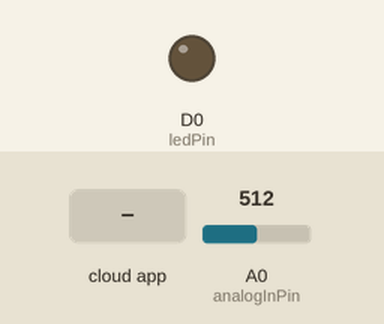
A sketch run on a simulated ESP8266 (NodeMCU). On the bench: output pins drawn as LEDs (lit = HIGH). The test bench sets the inputs (shaded band); at power-on: A0 (analogInPin) = 512. WiFi joins after 1.5 s; servers stay silent unless stated; not simulated (calls return 0 or success): arduino_secrets.h.

Above: at 2.7 s.
2.8 s: the phone or cloud app sets led to 1
At 4.4 s:
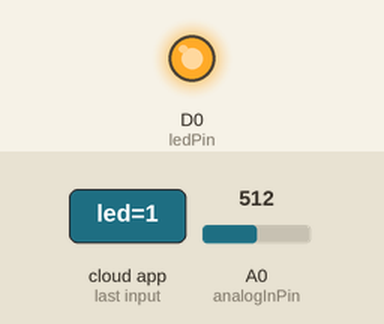
5.0 s: the phone or cloud app sets led to 0
At 6.0 s:
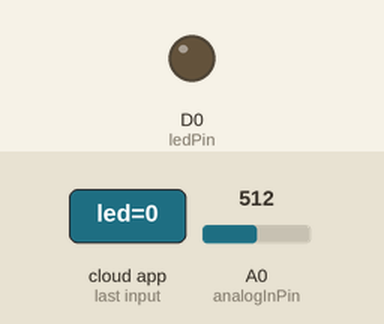
Timing chart, 0 to 8.0 s (numbered marks = the images above; inputs shaded):
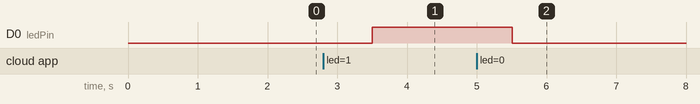

The sketch:

most_basic_thing_.ino
```cpp
#include "arduino_secrets.h"
/*
  Sketch generated by the Arduino IoT Cloud Thing "Untitled"
  https://create.arduino.cc/cloud/things/b23202f2-a091-46dd-b8bf-d9f4e9860fbf

  Arduino IoT Cloud Variables description

  The following variables are automatically generated and updated when changes are made to the Thing

  int potentiometer;
  bool led;

  Variables which are marked as READ/WRITE in the Cloud Thing will also have functions
  which are called when their values are changed from the Dashboard.
  These functions are generated with the Thing and added at the end of this sketch.
*/

#include "thingProperties.h"

const int analogInPin = A0;  // ESP8266 Analog Pin ADC0 = A0
const int ledPin =  D0;       // the number of the LED pin. GPIO16


void setup() {
  // Initialize serial and wait for port to open:
  Serial.begin(9600);
  // This delay gives the chance to wait for a Serial Monitor without blocking if none is found
  delay(1500);

  // Defined in thingProperties.h
  initProperties();

  potentiometer = 0;
  led = false;

  pinMode(ledPin, OUTPUT);
  digitalWrite(ledPin, LOW);

  // Connect to Arduino IoT Cloud
  ArduinoCloud.begin(ArduinoIoTPreferredConnection);

  /*
     The following function allows you to obtain more information
     related to the state of network and IoT Cloud connection and errors
     the higher number the more granular information you’ll get.
     The default is 0 (only errors).
     Maximum is 4
 */
  setDebugMessageLevel(2);
  ArduinoCloud.printDebugInfo();
}

void loop() {
  ArduinoCloud.update();
  // Your code here
  potentiometer = analogRead(analogInPin);

  if (potentiometer < 512) {
    led = true;
  }
  else led = false;

  delay(1000);

}


/*
  Since Led is READ_WRITE variable, onLedChange() is
  executed every time a new value is received from IoT Cloud.
*/
void onLedChange()  {
  // Add your code here to act upon Led change
  if (led) {digitalWrite(ledPin, HIGH);}
  else {digitalWrite(ledPin, LOW);}
}
```

thingProperties.h
```cpp
// Code generated by Arduino IoT Cloud, DO NOT EDIT.

#include <ArduinoIoTCloud.h>
#include <Arduino_ConnectionHandler.h>

const char DEVICE_LOGIN_NAME[]  = LOGIN_NAME; // "xxxxxxx-xxxx-4xxx-8xxx-xxxxxxxxxx0"

const char SSID[]               = SECRET_SSID;    // Network SSID (name)
const char PASS[]               = SECRET_OPTIONAL_PASS;    // Network password (use for WPA, or use as key for WEP)
const char DEVICE_KEY[]  = SECRET_DEVICE_KEY;    // Secret device password

void onLedChange();

int potentiometer;
bool led;

void initProperties(){

  ArduinoCloud.setBoardId(DEVICE_LOGIN_NAME);
  ArduinoCloud.setSecretDeviceKey(DEVICE_KEY);
  ArduinoCloud.addProperty(potentiometer, READ, ON_CHANGE, NULL);
  ArduinoCloud.addProperty(led, READWRITE, ON_CHANGE, onLedChange);

}

WiFiConnectionHandler ArduinoIoTPreferredConnection(SSID, PASS);
```

Measured:
- after the input at 2.8 s, D0 (ledPin): LOW → HIGH after 0.70 s
- after the input at 5.0 s, D0 (ledPin): HIGH → LOW after 0.51 s
